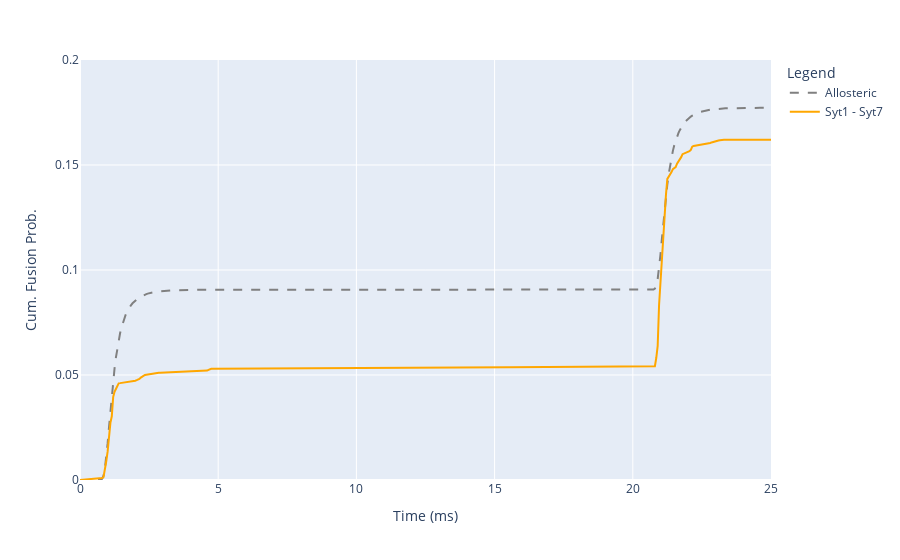

Notebook source saved alongside this figure:
### Code cell
fig = px.line()

fig.add_scatter(x=allosteric_ap_sim['timestamp'], y=allosteric_ap_sim['probability']['Fused'],
mode='lines', line={'color':allo_col, 'dash':'dash'}, name='Allosteric')

fig.add_scatter(x=clamp_ap_sim['timestamp'], y=clamp_ap_sim['probability']['Fused'],
mode='lines', line={'color':clamp_col, 'dash':'solid'}, name=clamp_model.name)

fig.update_layout(
    legend = {'title': 'Legend'},
    xaxis = {'title': 'Time (ms)', 'range': [0, 25]},
    yaxis = {'title': 'Cum. Fusion Prob.', 'range': [0, 0.2]},
    hovermode='x'
)

fig.show()

### Figure 1 — Plotly figure (JSON) as saved in the notebook; plotly's stock layout.template omitted (floating-point values rounded to 4 significant figures; data arrays with more than 128 entries replaced by an {"elided": "..."} marker saying what was removed)
{"data": [{"hovertemplate": "<extra></extra>", "legendgroup": "", "line": {"color": "#636efa", "dash": "solid"}, "marker": {"symbol": "circle"}, "mode": "lines", "name": "", "orientation": "v", "showlegend": false, "type": "scatter", "xaxis": "x", "yaxis": "y"}, {"line": {"color": "rgb(128,128,128)", "dash": "dash"}, "mode": "lines", "name": "Allosteric", "type": "scatter", "x": {"elided": "541 float values"}, "y": {"elided": "541 float values"}}, {"line": {"color": "rgb(255,167,0)", "dash": "solid"}, "mode": "lines", "name": "Syt1 - Syt7", "type": "scatter", "x": {"elided": "541 float values"}, "y": {"elided": "541 float values"}}], "layout": {"hovermode": "x", "legend": {"title": {"text": "Legend"}, "tracegroupgap": 0}, "margin": {"t": 60}, "xaxis": {"anchor": "y", "domain": [0, 1], "range": [0, 25], "title": {"text": "Time (ms)"}}, "yaxis": {"anchor": "x", "domain": [0, 1], "range": [0, 0.2], "title": {"text": "Cum. Fusion Prob."}}}}
